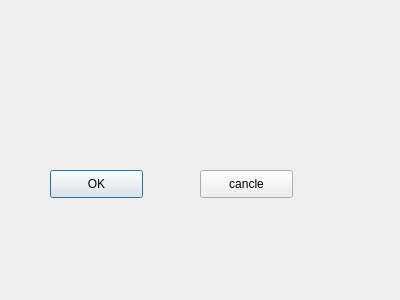
<?xml version="1.0" encoding="UTF-8"?>
<ui version="4.0">
 <class>CustomDialog</class>
 <widget class="QDialog" name="CustomDialog">
  <property name="geometry">
   <rect>
    <x>0</x>
    <y>0</y>
    <width>400</width>
    <height>300</height>
   </rect>
  </property>
  <property name="windowTitle">
   <string>Dialog</string>
  </property>
  <widget class="QPushButton" name="pushButton">
   <property name="geometry">
    <rect>
     <x>50</x>
     <y>170</y>
     <width>93</width>
     <height>28</height>
    </rect>
   </property>
   <property name="text">
    <string>OK</string>
   </property>
  </widget>
  <widget class="QPushButton" name="pushButton_2">
   <property name="geometry">
    <rect>
     <x>200</x>
     <y>170</y>
     <width>93</width>
     <height>28</height>
    </rect>
   </property>
   <property name="text">
    <string>cancle</string>
   </property>
  </widget>
 </widget>
 <resources/>
 <connections>
  <connection>
   <sender>pushButton</sender>
   <signal>clicked()</signal>
   <receiver>CustomDialog</receiver>
   <slot>accept()</slot>
   <hints>
    <hint type="sourcelabel">
     <x>99</x>
     <y>187</y>
    </hint>
    <hint type="destinationlabel">
     <x>98</x>
     <y>111</y>
    </hint>
   </hints>
  </connection>
  <connection>
   <sender>pushButton_2</sender>
   <signal>clicked()</signal>
   <receiver>CustomDialog</receiver>
   <slot>reject()</slot>
   <hints>
    <hint type="sourcelabel">
     <x>261</x>
     <y>182</y>
    </hint>
    <hint type="destinationlabel">
     <x>262</x>
     <y>107</y>
    </hint>
   </hints>
  </connection>
 </connections>
</ui>
